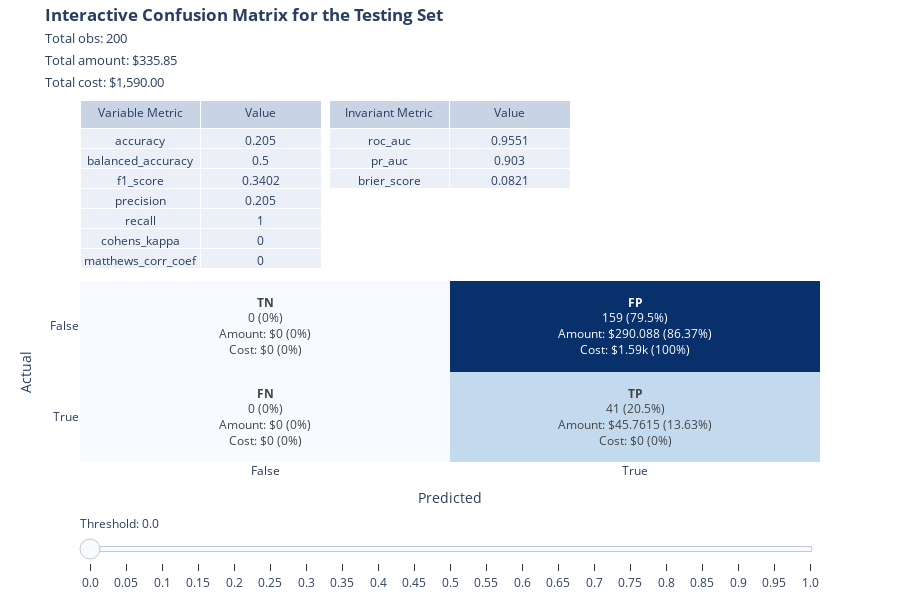

Notebook code cell kept with this figure:
### Code cell
var_metrics_df, invar_metrics_df, __ = bc.confusion_matrix_plot(
    true_y = y_test, 
    predicted_proba = test_predicted_proba, 
    threshold_step = threshold_step, 
    amounts = amounts, 
    cost_dict = test_cost_dict, 
    optimize_threshold = optimize_threshold, 
    #N_subsets = 70, subsets_size = 0.2, # default
    #with_replacement = False,           # default
    currency = currency,
    random_state = 123,
    title = 'Interactive Confusion Matrix for the Testing Set');
